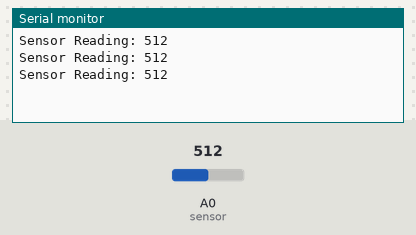
This sketch was run on a simulated Arduino Uno, built with avr-gcc and run on an emulated ATmega328P. On the bench: the last lines printed to the serial monitor. The test bench sets the inputs (shaded band); at power-on: A0 (sensor) = 512.

Above: at 1.3 s.
1.4 s: A0 (sensor) set to 716
At 1.9 s:
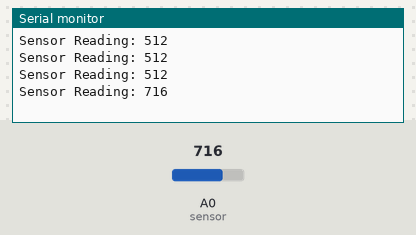
2.9 s: A0 (sensor) set to 900
At 3.4 s:
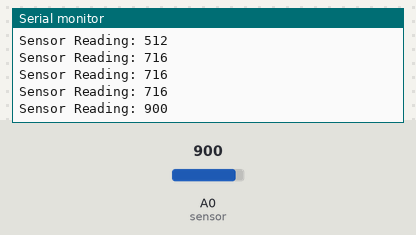
Timing chart, 0 to 5.9 s (numbered marks = the images above; inputs shaded):
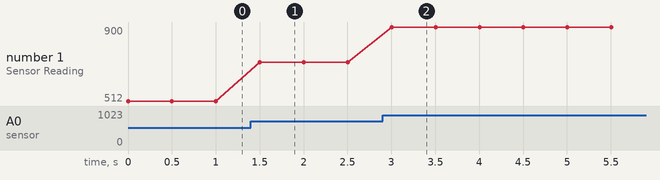

Measured:
- after the input at 1.4 s, the serial monitor: prints a new line after 0.10 s (image 1)
- after the input at 2.9 s, the serial monitor: prints a new line after 0.10 s (image 2)
- plotted number 1: 512 → 716 after the input at 1.4 s, 716 → 900 after the input at 2.9 s

The sketch:

IR_Example.ino
```cpp
int sensor = A0;
int sensorReading;

void setup() {
  Serial.begin(9600);         // Serial monitor with baud rate of 9600
  pinMode(sensor, INPUT);     // Initialize pin A0 as input
}

void loop() {
  sensorReading = analogRead(sensor);   // Stores sensor into sensorReading
  Serial.print("Sensor Reading: ");     // Prints data in serial monitor
  Serial.println(sensorReading);
  Serial.println();
  delay(500);
}
```
